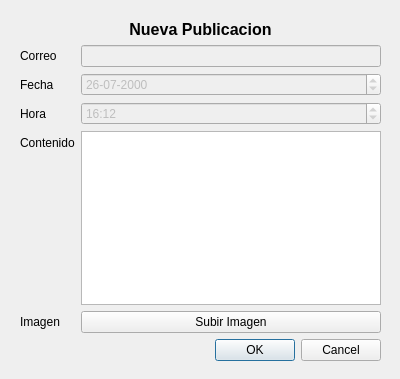
<?xml version="1.0" encoding="UTF-8"?>
<ui version="4.0">
 <class>DialogNuevoPost</class>
 <widget class="QDialog" name="DialogNuevoPost">
  <property name="geometry">
   <rect>
    <x>0</x>
    <y>0</y>
    <width>400</width>
    <height>379</height>
   </rect>
  </property>
  <property name="windowTitle">
   <string>Dialog</string>
  </property>
  <widget class="QWidget" name="verticalLayoutWidget">
   <property name="geometry">
    <rect>
     <x>0</x>
     <y>0</y>
     <width>401</width>
     <height>381</height>
    </rect>
   </property>
   <layout class="QVBoxLayout" name="verticalLayout">
    <property name="leftMargin">
     <number>20</number>
    </property>
    <property name="topMargin">
     <number>20</number>
    </property>
    <property name="rightMargin">
     <number>20</number>
    </property>
    <property name="bottomMargin">
     <number>20</number>
    </property>
    <item>
     <widget class="QLabel" name="label">
      <property name="sizePolicy">
       <sizepolicy hsizetype="Preferred" vsizetype="Fixed">
        <horstretch>0</horstretch>
        <verstretch>0</verstretch>
       </sizepolicy>
      </property>
      <property name="font">
       <font>
        <pointsize>12</pointsize>
        <bold>true</bold>
       </font>
      </property>
      <property name="text">
       <string>Nueva Publicacion</string>
      </property>
      <property name="alignment">
       <set>Qt::AlignmentFlag::AlignCenter</set>
      </property>
     </widget>
    </item>
    <item>
     <layout class="QHBoxLayout" name="horizontalLayout">
      <item>
       <layout class="QFormLayout" name="formLayout">
        <property name="fieldGrowthPolicy">
         <enum>QFormLayout::FieldGrowthPolicy::AllNonFixedFieldsGrow</enum>
        </property>
        <item row="0" column="0">
         <widget class="QLabel" name="correoLabel">
          <property name="text">
           <string>Correo</string>
          </property>
         </widget>
        </item>
        <item row="0" column="1">
         <widget class="QLineEdit" name="correoLineEdit">
          <property name="enabled">
           <bool>false</bool>
          </property>
          <property name="readOnly">
           <bool>false</bool>
          </property>
         </widget>
        </item>
        <item row="1" column="1">
         <widget class="QDateEdit" name="fechaDateEdit">
          <property name="enabled">
           <bool>false</bool>
          </property>
          <property name="displayFormat">
           <string>dd-MM-yyyy</string>
          </property>
          <property name="date">
           <date>
            <year>2000</year>
            <month>7</month>
            <day>26</day>
           </date>
          </property>
         </widget>
        </item>
        <item row="2" column="0">
         <widget class="QLabel" name="horaLabel">
          <property name="text">
           <string>Hora</string>
          </property>
         </widget>
        </item>
        <item row="2" column="1">
         <widget class="QTimeEdit" name="horaTimeEdit">
          <property name="enabled">
           <bool>false</bool>
          </property>
          <property name="displayFormat">
           <string>hh:mm</string>
          </property>
          <property name="calendarPopup">
           <bool>false</bool>
          </property>
          <property name="time">
           <time>
            <hour>16</hour>
            <minute>12</minute>
            <second>7</second>
           </time>
          </property>
         </widget>
        </item>
        <item row="3" column="0">
         <widget class="QLabel" name="contenidoLabel">
          <property name="text">
           <string>Contenido</string>
          </property>
         </widget>
        </item>
        <item row="1" column="0">
         <widget class="QLabel" name="fechaLabel">
          <property name="text">
           <string>Fecha</string>
          </property>
         </widget>
        </item>
        <item row="3" column="1">
         <widget class="QPlainTextEdit" name="contenidoLineEdit"/>
        </item>
        <item row="4" column="0">
         <widget class="QLabel" name="imagenLabel">
          <property name="text">
           <string>Imagen</string>
          </property>
         </widget>
        </item>
        <item row="4" column="1">
         <widget class="QPushButton" name="imagenButton">
          <property name="layoutDirection">
           <enum>Qt::LayoutDirection::RightToLeft</enum>
          </property>
          <property name="autoFillBackground">
           <bool>false</bool>
          </property>
          <property name="text">
           <string>Subir Imagen</string>
          </property>
          <property name="icon">
           <iconset theme="QIcon::ThemeIcon::DocumentPageSetup"/>
          </property>
         </widget>
        </item>
       </layout>
      </item>
     </layout>
    </item>
    <item>
     <widget class="QDialogButtonBox" name="buttonBox">
      <property name="orientation">
       <enum>Qt::Orientation::Horizontal</enum>
      </property>
      <property name="standardButtons">
       <set>QDialogButtonBox::StandardButton::Cancel|QDialogButtonBox::StandardButton::Ok</set>
      </property>
     </widget>
    </item>
   </layout>
  </widget>
 </widget>
 <resources/>
 <connections>
  <connection>
   <sender>buttonBox</sender>
   <signal>accepted()</signal>
   <receiver>DialogNuevoPost</receiver>
   <slot>accept()</slot>
   <hints>
    <hint type="sourcelabel">
     <x>248</x>
     <y>254</y>
    </hint>
    <hint type="destinationlabel">
     <x>157</x>
     <y>274</y>
    </hint>
   </hints>
  </connection>
  <connection>
   <sender>buttonBox</sender>
   <signal>rejected()</signal>
   <receiver>DialogNuevoPost</receiver>
   <slot>reject()</slot>
   <hints>
    <hint type="sourcelabel">
     <x>316</x>
     <y>260</y>
    </hint>
    <hint type="destinationlabel">
     <x>286</x>
     <y>274</y>
    </hint>
   </hints>
  </connection>
 </connections>
</ui>
